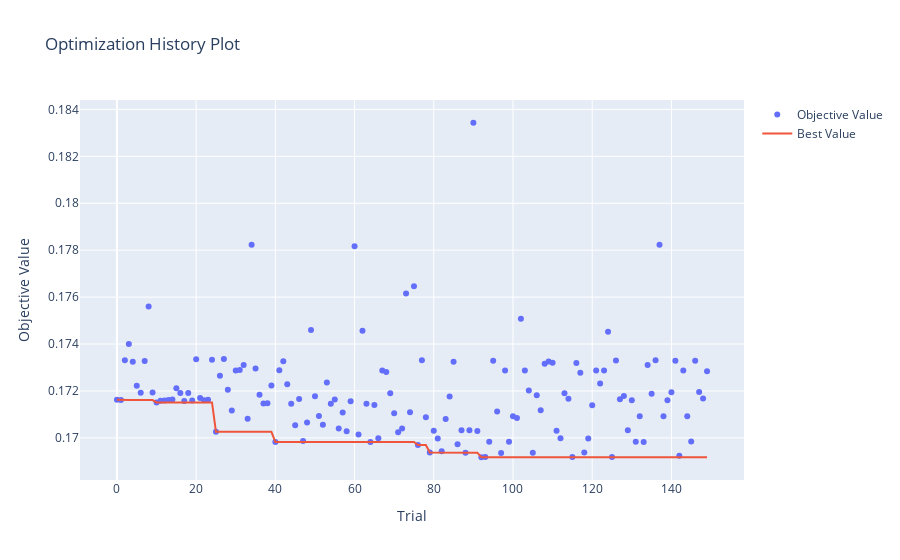

The cell this chart's notebook holds for it:
### Code cell
# History of optimization

optuna.visualization.plot_optimization_history(study_rfr)

### Figure 1 — Plotly figure (JSON) as saved in the notebook; plotly's stock layout.template omitted (floating-point values rounded to 4 significant figures; data arrays with more than 128 entries replaced by an {"elided": "..."} marker saying what was removed)
{"data": [{"mode": "markers", "name": "Objective Value", "type": "scatter", "x": {"elided": "150 int values"}, "y": {"elided": "150 float values"}}, {"mode": "lines", "name": "Best Value", "type": "scatter", "x": {"elided": "150 int values"}, "y": {"elided": "150 float values"}}, {"marker": {"color": "#cccccc"}, "mode": "markers", "name": "Infeasible Trial", "showlegend": false, "type": "scatter", "x": [], "y": []}], "layout": {"title": {"text": "Optimization History Plot"}, "xaxis": {"title": {"text": "Trial"}}, "yaxis": {"title": {"text": "Objective Value"}}}}
